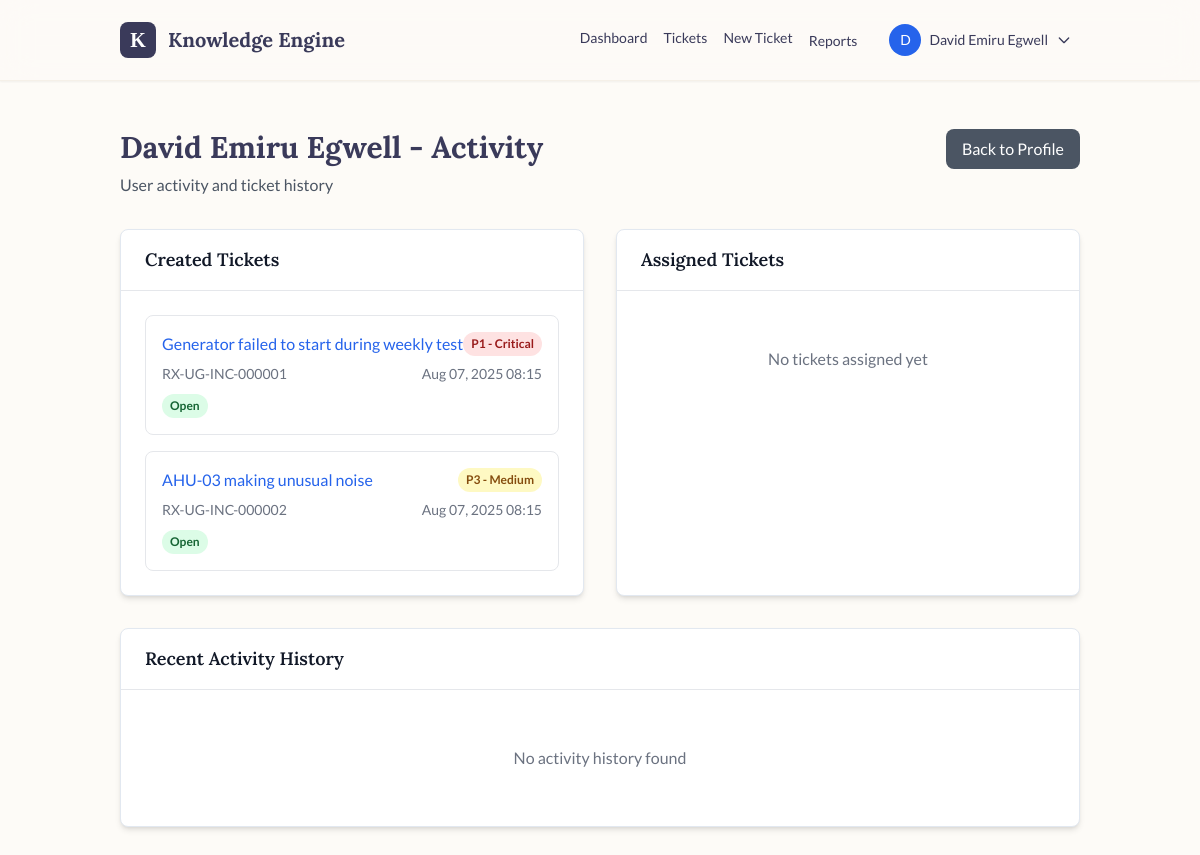
Screenshot of /users/activity/1/ (signed in) with the database file from the repository.
### tickets/models.py (models this page shows, shortened)
class User(AbstractUser):
    ROLE_CHOICES = (
        ('technician', 'Facilities Technician'),
        ('engineer', 'Facilities Engineer'),
        ('manager', 'Facilities Manager'),
        ('bms', 'BMS/Control Centre Staff'),
        ('admin', 'System Administrator'),
    )
    role = models.CharField(max_length=20, choices=ROLE_CHOICES, default='technician')
    phone = models.CharField(max_length=20, blank=True)
    department = models.CharField(max_length=100, blank=True)
    def get_full_name(self):
        return f"{self.first_name} {self.last_name}".strip() or self.username

class Ticket(models.Model):
    STATUS_CHOICES = [
        ('open', 'Open'),
        ('in_progress', 'In Progress'),
        ('pending', 'Pending'),
        ('resolved', 'Resolved'),
        ('closed', 'Closed'),
        ('cancelled', 'Cancelled')
    ]
    PRIORITY_CHOICES = [('p1', 'P1 - Critical'), ('p2', 'P2 - High'), ('p3', 'P3 - Medium'), ('p4', 'P4 - Low')]
    SOURCE_CHOICES = [
        ('web', 'Web Portal'),
        ('email', 'Email'),
        ('phone', 'Phone'),
        ('walk_in', 'Walk-in'),
        ('system', 'System Generated')
    ]
    ticket_id = models.CharField(max_length=20, unique=True, default=get_next_ticket_id)
    title = models.CharField(max_length=255)
    description = models.TextField()
    category = models.ForeignKey(TicketCategory, on_delete=models.SET_NULL, null=True, blank=True)
    subcategory = models.ForeignKey(TicketSubcategory, on_delete=models.SET_NULL, null=True, blank=True)
    asset = models.ForeignKey(Asset, on_delete=models.SET_NULL, null=True, blank=True)
    status = models.CharField(max_length=20, choices=STATUS_CHOICES, default='open')
    priority = models.CharField(max_length=10, choices=PRIORITY_CHOICES, default='p3')
    source = models.CharField(max_length=20, choices=SOURCE_CHOICES, default='web')
    sla = models.ForeignKey(SLA, on_delete=models.SET_NULL, null=True, blank=True)
    created_by = models.ForeignKey(settings.AUTH_USER_MODEL, on_delete=models.CASCADE, related_name='created_tickets')
    assigned_to = models.ForeignKey(settings.AUTH_USER_MODEL, on_delete=models.SET_NULL, null=True, blank=True, related_name='assigned_tickets')
    created_at = models.DateTimeField(auto_now_add=True)
    updated_at = models.DateTimeField(auto_now=True)
    first_response_at = models.DateTimeField(null=True, blank=True)
    resolved_at = models.DateTimeField(null=True, blank=True)
    closed_at = models.DateTimeField(null=True, blank=True)
    resolution_notes = models.TextField(blank=True)
    estimated_hours = models.DecimalField(max_digits=6, decimal_places=2, null=True, blank=True)
    actual_hours = models.DecimalField(max_digits=6, decimal_places=2, null=True, blank=True)
    contact_name = models.CharField(max_length=100, blank=True)
    contact_email = models.EmailField(blank=True)
    contact_phone = models.CharField(max_length=20, blank=True)
    class Meta:
        ordering = ['-created_at']
        indexes = [
            models.Index(fields=['status', 'priority']),
            models.Index(fields=['assigned_to', 'status']),
            models.Index(fields=['created_at']),
        ]

### tickets/user_views.py (the view)
# urls.py: path('activity/', user_activity, name='activity'),
@login_required
def user_activity(request, pk=None):
    if pk:
        if request.user.is_staff or str(request.user.pk) == str(pk):
            user = get_object_or_404(User, pk=pk)
        else:
            user = request.user
    else:
        user = request.user
    created_tickets = Ticket.objects.filter(created_by=user).order_by('-created_at')
    assigned_tickets = Ticket.objects.filter(assigned_to=user).order_by('-updated_at')
    history_entries = TicketHistory.objects.filter(user=user).order_by('-timestamp')[:50]
    created_paginator = Paginator(created_tickets, 10)
    assigned_paginator = Paginator(assigned_tickets, 10)
    created_page = request.GET.get('created_page', 1)
    assigned_page = request.GET.get('assigned_page', 1)
    created_tickets_page = created_paginator.get_page(created_page)
    assigned_tickets_page = assigned_paginator.get_page(assigned_page)
    context = {
        'profile_user': user,
        'created_tickets': created_tickets_page,
        'assigned_tickets': assigned_tickets_page,
        'history_entries': history_entries,
        'can_edit': request.user == user or request.user.is_staff,
    }
    return render(request, 'users/user_activity.html', context)

### tickets/templates/users/user_activity.html (shortened to what this page needs)
{% extends 'tickets/base.html' %}
{% block content %}
<div class="mb-8">
    <div class="flex justify-between items-start">
        <div>
            <h1 class="text-3xl font-bold text-[#3A3A5A] mb-2">{{ profile_user.get_full_name }} - Activity</h1>
            <p class="text-gray-600">User activity and ticket history</p>
        </div>
        {% if profile_user.pk == user.pk %}
            <a href="{% url 'users:profile' %}" class="bg-gray-600 text-white px-4 py-2 rounded-lg font-medium hover:bg-gray-700 transition-colors">
                Back to Profile
            </a>
        {% else %}
            <a href="{% url 'users:profile_detail' profile_user.pk %}" class="bg-gray-600 text-white px-4 py-2 rounded-lg font-medium hover:bg-gray-700 transition-colors">
                Back to Profile
            </a>
        {% endif %}
    </div>
</div>
<div class="grid grid-cols-1 lg:grid-cols-2 gap-8">
    <div class="bg-white rounded-lg shadow-md border border-slate-200">
        <div class="px-6 py-4 border-b border-gray-200">
            <h3 class="text-lg font-semibold text-gray-900">Created Tickets</h3>
        </div>
        <div class="p-6">
            {% if created_tickets %}
                <div class="space-y-4">
                    {% for ticket in created_tickets %}
                    <div class="border border-gray-200 rounded-lg p-4">
                        <div class="flex justify-between items-start mb-2">
                            <a href="{% url 'tickets:detail' ticket.pk %}" class="text-blue-600 hover:text-blue-800 font-medium">
                                {{ ticket.title }}
                            </a>
                            <span class="inline-flex px-2 py-1 text-xs font-semibold rounded-full
                                {% if ticket.priority == 'p1' %}bg-red-100 text-red-800
                                {% elif ticket.priority == 'p2' %}bg-orange-100 text-orange-800
                                {% elif ticket.priority == 'p3' %}bg-yellow-100 text-yellow-800
                                {% else %}bg-blue-100 text-blue-800{% endif %}">
                                {{ ticket.get_priority_display }}
                            </span>
                        </div>
                        <div class="flex justify-between items-center text-sm text-gray-500">
                            <span>{{ ticket.ticket_id }}</span>
                            <span>{{ ticket.created_at|date:"M d, Y H:i" }}</span>
                        </div>
                        <div class="mt-2">
                            <span class="inline-flex px-2 py-1 text-xs font-semibold rounded-full
                                {% if ticket.status == 'open' %}bg-green-100 text-green-800
                                {% elif ticket.status == 'in_progress' %}bg-yellow-100 text-yellow-800
                                {% elif ticket.status == 'resolved' %}bg-blue-100 text-blue-800
                                {% else %}bg-gray-100 text-gray-800{% endif %}">
                                {{ ticket.get_status_display }}
                            </span>
                        </div>
                    </div>
                    {% endfor %}
                </div>
            {% else %}
                <p class="text-gray-500 text-center py-8">No tickets created yet</p>
            {% endif %}
        </div>
    </div>
    <div class="bg-white rounded-lg shadow-md border border-slate-200">
        <div class="px-6 py-4 border-b border-gray-200">
            <h3 class="text-lg font-semibold text-gray-900">Assigned Tickets</h3>
        </div>
        <div class="p-6">
            {% if assigned_tickets %}
                <div class="space-y-4">
                    {% for ticket in assigned_tickets %}
                    <div class="border border-gray-200 rounded-lg p-4">
                        <div class="flex justify-between items-start mb-2">
                            <a href="{% url 'tickets:detail' ticket.pk %}" class="text-blue-600 hover:text-blue-800 font-medium">
                                {{ ticket.title }}
                            </a>
                            <span class="inline-flex px-2 py-1 text-xs font-semibold rounded-full
                                {% if ticket.priority == 'p1' %}bg-red-100 text-red-800
                                {% elif ticket.priority == 'p2' %}bg-orange-100 text-orange-800
                                {% elif ticket.priority == 'p3' %}bg-yellow-100 text-yellow-800
                                {% else %}bg-blue-100 text-blue-800{% endif %}">
                                {{ ticket.get_priority_display }}
                            </span>
                        </div>
                        <div class="flex justify-between items-center text-sm text-gray-500">
                            <span>{{ ticket.ticket_id }}</span>
                            <span>{{ ticket.updated_at|date:"M d, Y H:i" }}</span>
                        </div>
                        <div class="mt-2">
                            <span class="inline-flex px-2 py-1 text-xs font-semibold rounded-full
                                {% if ticket.status == 'open' %}bg-green-100 text-green-800
                                {% elif ticket.status == 'in_progress' %}bg-yellow-100 text-yellow-800
                                {% elif ticket.status == 'resolved' %}bg-blue-100 text-blue-800
                                {% else %}bg-gray-100 text-gray-800{% endif %}">
                                {{ ticket.get_status_display }}
                            </span>
                        </div>
                    </div>
                    {% endfor %}
                </div>
                {% if assigned_tickets.has_other_pages %}
                <div class="mt-6 flex justify-center">
                    <nav class="relative z-0 inline-flex rounded-md shadow-sm -space-x-px">
                        {% if assigned_tickets.has_previous %}
                            <a href="?assigned_page={{ assigned_tickets.previous_page_number }}{% if created_tickets.number %}&created_page={{ created_tickets.number }}{% endif %}" class="relative inline-flex items-center px-2 py-2 rounded-l-md border border-gray-300 bg-white text-sm font-medium text-gray-500 hover:bg-gray-50">
                                Previous
                            </a>
                        {% endif %}
                        <span class="relative inline-flex items-center px-4 py-2 border border-gray-300 bg-white text-sm font-medium text-gray-700">
                            Page {{ assigned_tickets.number }} of {{ assigned_tickets.paginator.num_pages }}
                        </span>
                        {% if assigned_tickets.has_next %}
                            <a href="?assigned_page={{ assigned_tickets.next_page_number }}{% if created_tickets.number %}&created_page={{ created_tickets.number }}{% endif %}" class="relative inline-flex items-center px-2 py-2 rounded-r-md border border-gray-300 bg-white text-sm font-medium text-gray-500 hover:bg-gray-50">
                                Next
                            </a>
                        {% endif %}
                    </nav>
                </div>
                {% endif %}
            {% else %}
                <p class="text-gray-500 text-center py-8">No tickets assigned yet</p>
            {% endif %}
        </div>
    </div>
</div>
<div class="mt-8 bg-white rounded-lg shadow-md border border-slate-200">
    <div class="px-6 py-4 border-b border-gray-200">
        <h3 class="text-lg font-semibold text-gray-900">Recent Activity History</h3>
    </div>
    <div class="p-6">
        {% if history_entries %}
            <div class="space-y-4">
                {% for entry in history_entries %}
                <div class="flex items-start space-x-3">
                    <div class="flex-shrink-0 w-2 h-2 bg-blue-400 rounded-full mt-2"></div>
                    <div class="flex-1">
                        <div class="text-sm text-gray-900">{{ entry.description }}</div>
                        <div class="text-xs text-gray-500">
                            {{ entry.timestamp|date:"M d, Y H:i" }} •
                            <a href="{% url 'tickets:detail' entry.ticket.pk %}" class="text-blue-600 hover:text-blue-800">
                                {{ entry.ticket.ticket_id }}
                            </a>
                        </div>
                    </div>
                </div>
                {% endfor %}
            </div>
        {% else %}
            <p class="text-gray-500 text-center py-8">No activity history found</p>
        {% endif %}
    </div>
</div>
{% endblock %}

### tickets/templates/tickets/base.html (shortened to what this page needs)
<!DOCTYPE html>
<html lang="en" class="scroll-smooth">
<head>
    <script src="https://cdn.tailwindcss.com"></script>
</head>
<body class="antialiased">
    <header class="bg-[#FDFBF7]/80 backdrop-blur-lg shadow-sm sticky top-0 z-50 border-b border-[#F5F0E8]">
        <nav class="container mx-auto px-6 lg:px-8">
            <div class="flex items-center justify-between h-20">
                <div class="flex items-center space-x-3">
                    <div class="w-9 h-9 bg-[#3A3A5A] rounded-lg flex items-center justify-center text-white font-bold text-xl font-serif">K</div>
                    <h1 class="text-xl font-bold text-[#3A3A5A]">Knowledge Engine</h1>
                </div>
                <div class="flex items-center space-x-6">
                    {% if user.is_authenticated %}
                        <nav class="flex space-x-4">
                            <a href="{% url 'tickets:dashboard' %}" class="text-sm font-medium hover:text-blue-600">Dashboard</a>
                            <a href="{% url 'tickets:list' %}" class="text-sm font-medium hover:text-blue-600">Tickets</a>
                            <a href="{% url 'tickets:create' %}" class="text-sm font-medium hover:text-blue-600">New Ticket</a>
                            <div class="relative group">
                                <a href="{% url 'tickets:reports_dashboard' %}" class="text-sm font-medium hover:text-blue-600">Reports</a>
                            </div>
                        </nav>
                        <div class="flex items-center space-x-4">
                            <div class="relative" id="user-menu">
                                <button
                                    class="flex items-center space-x-2 text-sm font-medium hover:text-blue-600 focus:outline-none focus:ring-2 focus:ring-blue-500 focus:ring-offset-2 rounded-md px-2 py-1 transition-colors"
                                    id="user-menu-button"
                                    aria-expanded="false"
                                    aria-haspopup="true"
                                >
                                    <div class="w-8 h-8 bg-blue-600 rounded-full flex items-center justify-center text-white text-sm font-medium">
                                        {{ user.first_name.0|default:user.username.0|upper }}
                                    </div>
                                    <span class="hidden md:block">{{ user.get_full_name|default:user.username }}</span>
                                    <svg class="w-4 h-4 transition-transform duration-200" id="dropdown-arrow" fill="none" stroke="currentColor" viewBox="0 0 24 24">
                                        <path stroke-linecap="round" stroke-linejoin="round" stroke-width="2" d="M19 9l-7 7-7-7"></path>
                                    </svg>
                                </button>
                            </div>
                        </div>
                    {% else %}
                        <a href="{% url 'account_login' %}" class="text-sm font-medium hover:underline">Login</a>
                    {% endif %}
                </div>
            </div>
        </nav>
    </header>
    <main class="container mx-auto px-6 lg:px-8 py-12">
        {% block content %}{% endblock %}
    </main>
</body>
</html>

### rows the page displays
User: first_name.0 "D", get_full_name "David Emiru Egwell"
User: get_full_name "David Emiru Egwell"
Ticket: title "Generator failed to start during weekly test", priority "P1 - Critical", ticket_id "RX-UG-INC-000001", created_at "Aug 07, 2025 08:15", status "Open"
Ticket: title "AHU-03 making unusual noise", priority "P3 - Medium", ticket_id "RX-UG-INC-000002", created_at "Aug 07, 2025 08:15", status "Open"
